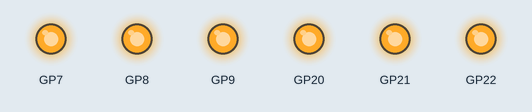
A program run on a simulated Raspberry Pi Pico running MicroPython. On the bench: output pins drawn as LEDs (lit = HIGH).

Above: at 0.1 s.
Timing chart, 0 to 1.6 s (numbered marks = the images above):
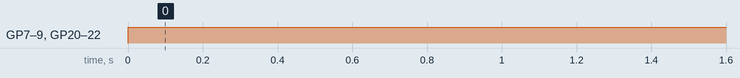

The program:

PWM_car.py
```python
from machine import Pin, PWM
from time import sleep

# Initialize PWM pins for RGB LEDs
def init_pwm(pin):
    pwm = PWM(Pin(pin))
    pwm.freq(5000)
    return pwm

# Set up PWM for left and right RGB LEDs
pwm_red_left = init_pwm(22)
pwm_green_left = init_pwm(21)
pwm_blue_left = init_pwm(20)

pwm_red_right = init_pwm(7)
pwm_green_right = init_pwm(8)
pwm_blue_right = init_pwm(9)

def set_rgb(pwm_red, pwm_green, pwm_blue, red, green, blue):
    pwm_red.duty_u16(red)
    pwm_green.duty_u16(green)
    pwm_blue.duty_u16(blue)

def map_input(value):
    return int((max(0, min(255, value)) / 255) * 65535)

while True:
    # Set RGB values for both LEDs
    red_value = map_input(255)
    green_value = map_input(255)
    blue_value = map_input(255)

    set_rgb(pwm_red_left, pwm_green_left, pwm_blue_left, red_value, green_value, blue_value)
    set_rgb(pwm_red_right, pwm_green_right, pwm_blue_right, red_value, green_value, blue_value)
    sleep(2)
```

Measured:
- by itself, GP7–9, GP20–22: LOW → HIGH at 0.00 s
